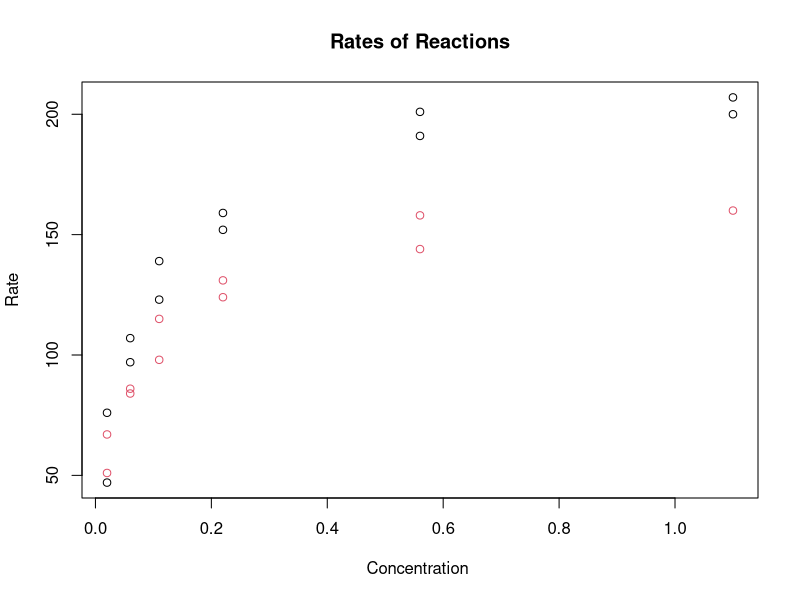
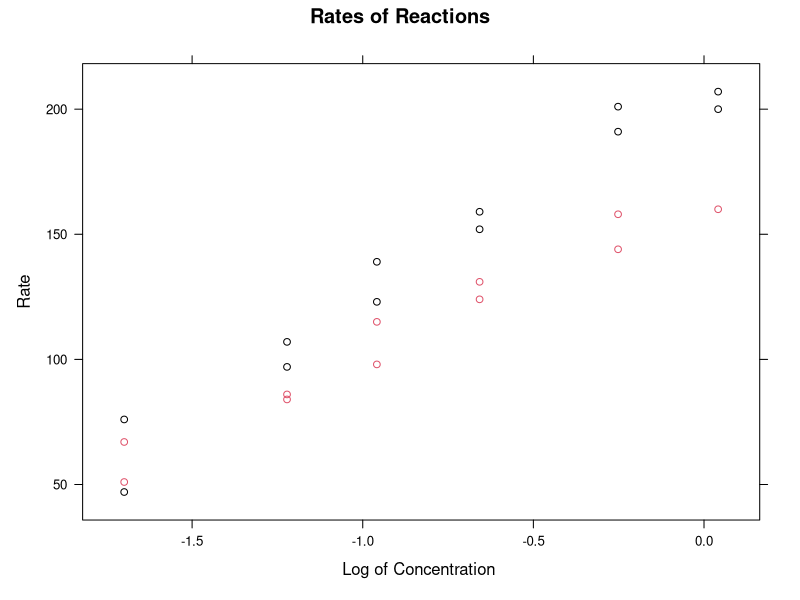
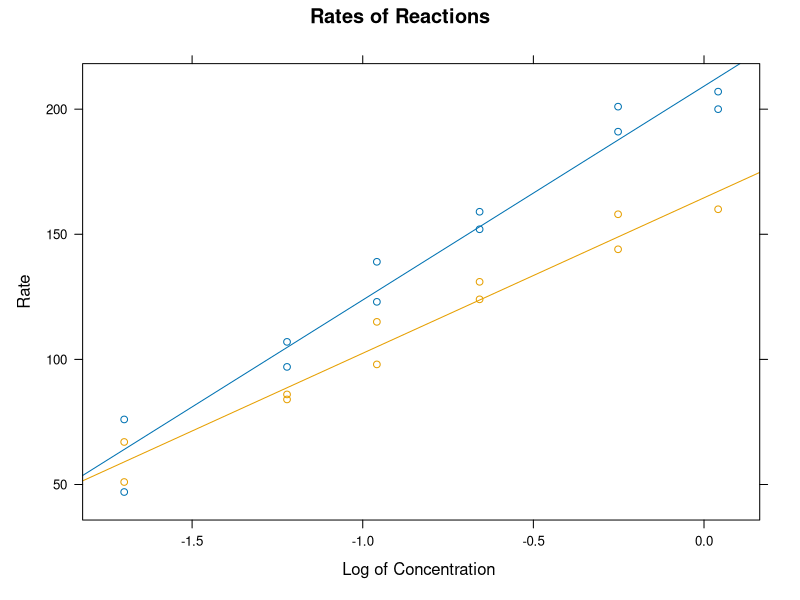
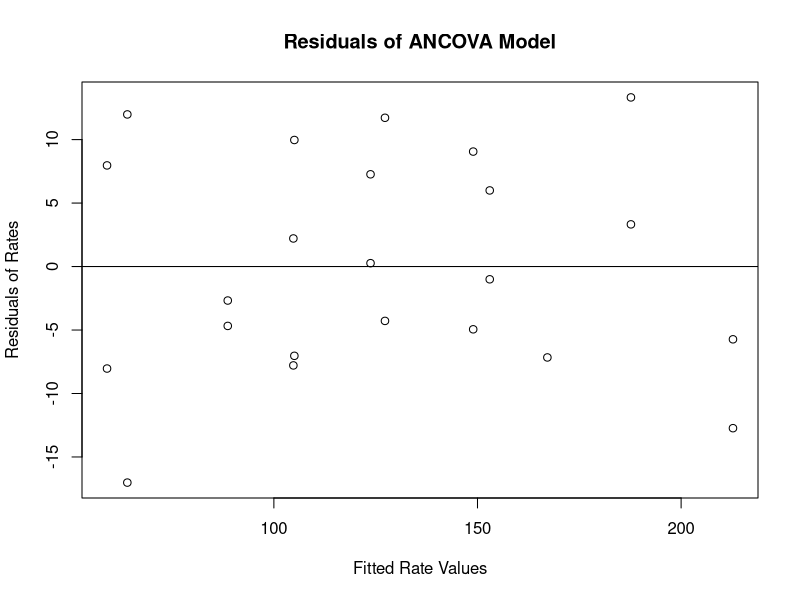

Source code (R) for these figures, in order:
## ---- chunk 1
knitr::opts_chunk$set(message=FALSE, 
tidy.opts=list(width.cutoff=60)) 
## ---- chunk 2
knitr::opts_chunk$set(echo = FALSE)
## ---- chunk 3
data(Puromycin)
attach(Puromycin)
plot(conc, rate, main="Rates of Reactions",
     xlab="Concentration ", ylab="Rate", col=Puromycin$state)
## ---- chunk 4
Puromycin = transform(Puromycin, logconc = log(conc, base = 10))
lattice::xyplot(rate~logconc, data = Puromycin, main="Rates of Reactions",
                xlab="Log of Concentration ", ylab="Rate", col=Puromycin$state)
## ---- chunk 5
model1 = lm(rate~., data = Puromycin, na.action = na.exclude)
#Info on Model 1
summary(model1)


#####Model 2- ANCOVA with different slopes and intercepts
#Find Model 2
model2 <- lm(rate ~ logconc *state, data = Puromycin)
#Info on Model 2
summary(model2)

#######Which model is Better?
#TEST THE AIC VALUES
AIC(model1)
AIC(model2)

#Run an F Test
anova(model1, model2)
## ---- chunk 6
library(knitr)
kable(confint(model2))
## ---- chunk 7
model2 <- lm(rate ~ logconc *state, data = Puromycin)
lattice::xyplot(rate~logconc, data = Puromycin, main="Rates of Reactions",
                xlab="Log of Concentration ", ylab="Rate", groups = state,type = c("p","r"))
## ---- chunk 8
(predict(model2, new = data.frame(logconc= -.39794, state="treated")))
(predict(model2, new = data.frame(logconc= -.39794, state="treated"),  interval = "confidence"))
(predict(model2, new = data.frame(logconc= -.39794, state="treated"), interval="predict"))
## ---- chunk 9
plot(resid(model2)~fitted(model2), data = Puromycin, main="Residuals of ANCOVA Model", xlab="Fitted Rate Values", ylab="Residuals of Rates")
abline(h = 0)
